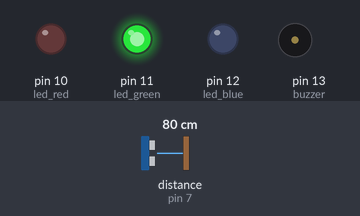
Recording of a sketch running on a simulated Arduino Uno, built with avr-gcc and run on an emulated ATmega328P. Shown: output pins drawn as LEDs (lit = HIGH), buzzer (waves = sounding, pin HIGH). Wiring (inferred from the names in the program): ultrasonic range finder: trigger pin 8; echo pin 7. The test bench sets the inputs (shaded band); at power-on: distance to the obstacle (sensor on pin 7) 80 cm. The echo pulse lasts 58.3 µs per cm; pins used as bus, display or sensor lines are not drawn; what the sketch prints to the serial monitor is not drawn.

Above: at 0.1 s.
Timing chart, 0 to 1.6 s (numbered marks = the images above):
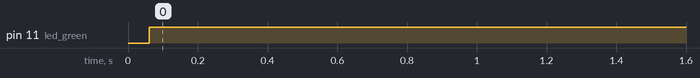

Measured:
- by itself, pin 11 (led_green): LOW → HIGH at 0.06 s

The sketch:

AlerteObstacle.ino
```cpp
#define echoPin 7 // Broche d'entrée d'écho
#define triggerPin 8 // Broche de sortie de déclenchement
#define buzzer 13 // Broche de sortie pour le buzzer
#define led_red 10 // Pin pour le rouge
#define led_green 11 // Pin pour le vert
#define led_blue 12 // Pin pour le bleu

// Les variables nécessaires sont définies
int maximumRange = 300;
int minimumRange = 2;
int firstThreshold = 50;
int secondThreshold = 15;
int lastThreshold = 5;
int isBuzzLedOn = 0;
long distance;
long duration;

void setup() {
  // On initialise les entrées sorties des différents pins
  pinMode(triggerPin, OUTPUT);
  pinMode(echoPin, INPUT);
  pinMode(buzzer, OUTPUT);
  pinMode(led_red, OUTPUT);
  pinMode(led_green, OUTPUT);
  pinMode(led_blue, OUTPUT);
  Serial.begin(9600);
  Serial.println("KY-050 Mesure de la distance");
}

void loop() {
  // La mesure de la distance est lancée à l'aide du signal de déclenchement d'une longueur de 10us
  digitalWrite(triggerPin, HIGH);
  delayMicroseconds(10);
  digitalWrite(triggerPin, LOW);

  // On attend maintenant à l'entrée Echo que le signal soit activé
  // puis on mesure le temps pendant lequel il reste activé
  duration = pulseIn(echoPin, HIGH);

  // La distance est maintenant calculée à l'aide du temps enregistré
  distance = duration/58.2;

  // Vérification si la valeur mesurée se situe dans la distance autorisée
  if (distance >= maximumRange) {
    // Si ce n'est pas le cas, un message d'erreur est affiché.
    Serial.println("Distance hors de la plage de mesure");
    Serial.println("-----------------------------------");
    // On éteint tout les composants de signalisation, puisqu'aucun obstacle n'est en vue.
    digitalWrite(buzzer, LOW);
    digitalWrite(led_red, LOW);
    digitalWrite(led_green, LOW);
    digitalWrite(led_blue, LOW);
  }
  else if (distance <= maximumRange) {
    Serial.println("Tout va bien pour l'instant.");
    Serial.print("La distance est de: ");
    Serial.print(distance);
    Serial.println(" cm");
    Serial.println("-----------------------------------");
    // On active la LED en vert et on éteint le buzzer
    digitalWrite(buzzer, LOW);
    digitalWrite(led_green, HIGH);
    digitalWrite(led_blue, LOW);
    digitalWrite(led_red, LOW);
  }
  else if (distance <= firstThreshold) {
    // La distance calculée est affichée dans la sortie sérielle
    Serial.println("On approche d'un obstacle!");
    Serial.print("La distance est de: ");
    Serial.print(distance);
    Serial.println(" cm");
    Serial.println("-----------------------------------");
    // On active la LED en jaune et on éteint le buzzer
    digitalWrite(buzzer, LOW);
    digitalWrite(led_green, LOW);
    digitalWrite(led_blue, HIGH);
    digitalWrite(led_red, HIGH);

  }
  else if (distance <= secondThreshold){
    Serial.println("Attention!");
    Serial.print("La distance est de: ");
    Serial.print(distance);
    Serial.println(" cm");
    Serial.println("-----------------------------------");
    // On veut faire clignoter la LED en jaune, ainsi que faire alterner le buzzer
    if (isBuzzLedOn){
      digitalWrite(buzzer, LOW);
      digitalWrite(led_red, LOW);
      digitalWrite(led_green, LOW);
      digitalWrite(led_blue, LOW);
      isBuzzLedOn = 0;
    } else {
      digitalWrite(buzzer, HIGH);
      digitalWrite(led_red, HIGH);
      digitalWrite(led_green, LOW);
      digitalWrite(led_blue, HIGH);
      isBuzzLedOn = 1;
    }

  }
  else if (distance <= lastThreshold){
    Serial.println("Contact imminent!");
    Serial.print("La distance est de: ");
    Serial.print(distance);
    Serial.println(" cm");
    Serial.println("-----------------------------------");
    // On allume la LED en rouge et on allume le buzzer en continu
    digitalWrite(buzzer, HIGH);
    digitalWrite(led_green, LOW);
    digitalWrite(led_blue, LOW);
    digitalWrite(led_red, HIGH);
  }
  // Pause entre les différentes mesures
  delay(500);
}
```

Menu.c
```cpp
#include <stdio.h>
#include <stdlib.h>

int menu() {
    int choix;
    do {
        printf("Voici le menu du jeu du Pendu \n");
        printf("Selectionner :\n");
        printf("0- Quitter \n");
        printf("1- Démarrer une nouvelle partie \n");
        printf("2- Sauvegarder la partie \n");
        printf("3- Charger une partie \n");
        printf("4- Choisir un dictionnaire linguistique \n");
        printf("5- Consulter les statistiques \n");
        printf("6- Choisir le niveau de difficulté \n");
        printf("7- Afficher les règles du jeu \n");
        printf("Saisir votre choix : ");
        scanf("%d", &choix);
    } while (choix < 0 || choix > 7);
    return choix;
}
```

main.c
```cpp
#include <stdio.h>
#include <stdlib.h>
#include "pendu_c_b.h"

int main()
{
    menu();
   //int choix = 1;
   //remplir_fichier_niveaux(choix);
  //  compte c[10], joueur;
//	int taille_compte = importer_compte(c);
//	printf("%d\n",taille_compte);
	//creer_compte(c,&taille_compte,&joueur);
	//afficher_compte(c,taille_compte);
	//authentification_compte(c,taille_compte,&joueur);
	//exporter_compte(c,taille_compte);
    return 0;
}
```

pendu_c_b.h
```cpp
#ifndef PENDU_H__
#define PENDU_H__
#include <stdio.h>
#include <stdlib.h>
#include <string.h>
#define n 100
#define t_d 20
#define n_c 100
	struct dictionnaire {
		char mot[20];
		char indice[20];
	};
	typedef struct dictionnaire dictionnaire;
	struct current {
		char mot[20];
		char indice[20];
		char c_mot[20];
		int tentative;
	};
	typedef struct current current ;
	struct compte{
		char login[20];
		char password[20];
		int score;
		int life ;
	};
	typedef struct compte compte;

	struct save {
		compte c ;
		current play ;
	};
	typedef struct save save ;
//-------------------------FONCTIONS D'AFFICHAGE DE PENDU-----------------------------------------
	void afficher_pendu_0();
	void afficher_pendu_1();
	void afficher_pendu_2();
	void afficher_pendu_3();
	void afficher_pendu_4();
	void afficher_pendu_5();
	void afficher_pendu_6();
	void afficher_clavier(char tab[], int taille);
	void afficher_partie(current c,char tab2[], int taille2, compte joueur);
	void afficher_tab(char tab[], int taille);

//-------------------------FONCTIONS DE SAISIES-----------------------------------------
	char saisir_lettre();
	void saisir_chaine(char chaine [], int taille, char const * mess);
    char mettre_en_majuscule(char lettre);
	void afficher_dictionnaire(dictionnaire d [], int taille );

//-------------------------FONCTIONS DE CURRENTS-----------------------------------------

	void creer_current(current * c, dictionnaire d[t_d], int id);
	void afficher_current(current c);
	void afficher_current_tab(current c);

//-------------------------FONCTIONS DE COMPTES-----------------------------------------


//-------------------------FONCTIONS DE COMPTES-----------------------------------------

	void creer_compte(compte c[], int * taille, compte * joueur);
	int importer_compte(compte c[]);
	void afficher_compte(compte c[], int taille);
	void exporter_compte(compte c[], int taille);
	int rechercher_compte(compte c[], int taille);
	void authentification_compte(compte c[], int taille, compte * joueur);
	void menu_compte(compte c[], int * taille, compte * joueur);
	void menu();

//-------------------------FONCTIONS DE JEU-----------------------------------------

	int verifier_lettre(current * c, char lettre, int * cmp, char clavier[], int taille_clavier);
	void menu_principal(compte joueur);
	void menu_nouvelle_partie(save s[n], int * taille_s, compte joueur);
	void menu_jouer_partie(save s[n], int * taille_s, compte joueur);
	void jouer_partie(save s[n], int * taille_s, compte joueur, int choix);
	void charger_partie(save s[n], int taille_s, compte joueur);
	void refaire_partie(save s[n], int * taille_s, compte joueur, int rep);
	void supprimer_de_clavier(char clavier[], int taille_clavier, char lettre);

//-------------------------FONCTIONS DE SAUVEGARDE-----------------------------------------
//Fonction concernant la sauvegarde d'une partie
    void sauvegarder_partie(save s[n], int * taille, compte joueur, current c);
    void exporter_sauvegarde(save s[n], int taille);
    int importer_sauvegarde(save s[n]);
    void afficher_sauvegarde_partie(save s[n], int taille);
    void afficher_s_actu(save s[n], int taille);

//-------------------------FONCTIONS IMPORTER NIVEAUX-----------------
    int importer_niveau(dictionnaire d [t_d], int choix);
    void exporter_niveau(dictionnaire d[t_d],int taille_d, int choix);


//-------------------------FONCTIONS DE STATISTIQUES------------------
    void afficher_statistiques(save s[n], int taille_s, compte joueur);
    void afficher_stat_jeu(compte joueur, current c);

//-------------------------FONCTIONS REMPLIR FICHIERS-----------------

void remplir_fichier_niveaux(int choix);

void init_compte(compte c) ;
#endif
```
